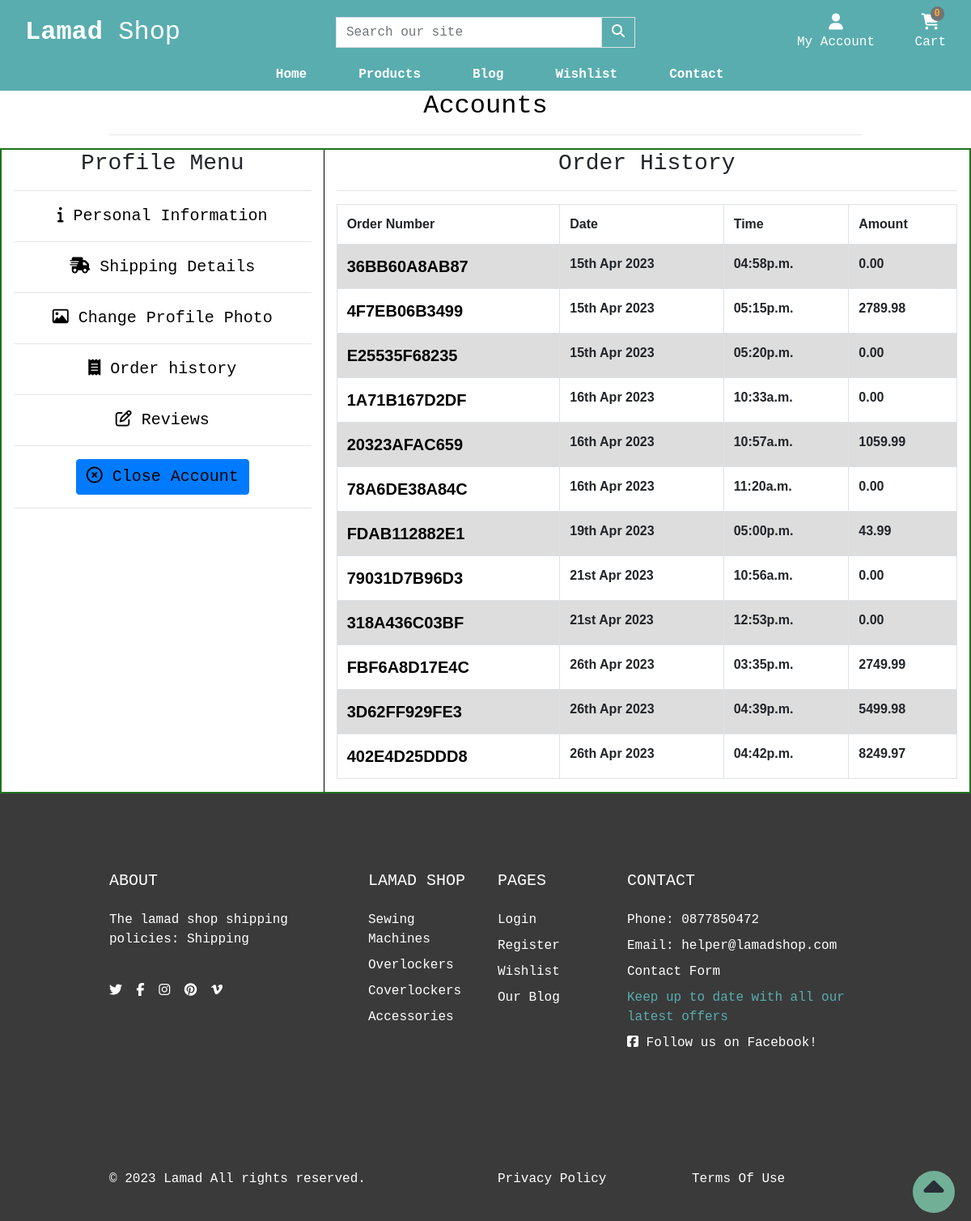
The app's page /account/order_history/ (signed in) with its own data.
### checkout/models.py (models this page shows, shortened)
class Order(models.Model):
    user = models.ForeignKey(CustomUser, on_delete=models.SET_NULL, null=True)
    order_number = models.CharField(max_length=32, null=False, editable=False)
    first_name = models.CharField(max_length=30, null=False, blank=False)
    last_name = models.CharField(max_length=70, null=False, blank=False)
    email = models.EmailField(max_length=200, null=False, blank=False)
    phone_number = models.CharField(max_length=20, null=False, blank=False)
    country = CountryField(blank_label='Country *', null=False, blank=False)
    street_address1 = models.CharField(max_length=80, null=False, blank=False)
    street_address2 = models.CharField(max_length=80, null=True, blank=True)
    town_or_city = models.CharField(max_length=50, null=False, blank=False)
    postcode = models.CharField(max_length=20, null=True, blank=True)
    county = models.CharField(max_length=80, null=True, blank=True)
    date = models.DateTimeField(auto_now_add=True)
    delivery_cost = models.DecimalField(max_digits=6,
                                        decimal_places=2,
                                        null=False, default=0)
    order_total = models.DecimalField(max_digits=10,
                                      decimal_places=2, null=False, default=0)
    grand_total = models.DecimalField(max_digits=10,
                                      decimal_places=2, null=False, default=0)
    original_cart = models.TextField(null=False, blank=False, default='')
    stripe_pid = models.CharField(max_length=254, null=False, blank=False,
                                  default='')
    is_ordered = models.BooleanField(default=False)

### shop/models.py (models this page shows, shortened)
class Category(models.Model):
    name = models.CharField(max_length=100)
    slug = models.SlugField(max_length=100, unique=True)
    friendly_name = models.CharField(max_length=100, null=True, blank=True)
    description = models.TextField(max_length=250, blank=True)
    class Meta:
        verbose_name = 'category'
        verbose_name_plural = 'Categories'
    def get_absolute_url(self):
        return reverse('shop:products_by_category', args=[self.slug])

### account/views.py (the view)
# urls.py: path('order_history/', order_history, name='order_history'),
@login_required
def order_history(request):
    orders = Order.objects.all()
    template = 'account/order_history.html'
    context = {
        'orders': orders
    }
    return render(request, template, context)

### account/templates/account/order_history.html (shortened to what this page needs)
{% extends "base.html" %}
{% load static %}
{% block extra_css %}
    <link rel="stylesheet" href="{% static 'css/profile.css' %}">
{% endblock %}
{% block page_header %}
    <div class="container header-container">
        <div class="row">
            <div class="col text-center">
                <h2 class="text-black">Accounts</h2>
                <hr>
            </div>
        </div>
    </div>
{% endblock %}
{% block content %}
    <div class="container-fluid profile-container justify-content-space-around">
        <div class="row text-center border-guide">
            <div class="col-xs-12 col-md-4 profile-menu-items">
                <h3 class="text-bl">Profile Menu</h3>
                <hr>
                <ul class="profile-menu-list">
                    <li><a href="{% url 'account:profile' %}" class="menu-item active"><i class="fa-solid fa-info"></i> Personal Information</a></li><hr>
                    <li><a href="{% url 'account:shipping_details' %}" class="menu-item"><i class="fa-solid fa-truck-fast"></i> Shipping Details</a></li><hr>
                    <li><a href="{% url 'account:edit_image' user.id %}" class="menu-item"><i class="fa-regular fa-image"></i></i> Change Profile Photo</a></li><hr>
                    <li><a href="{% url 'account:order_history' %}" class="menu-item"><i class="fa-solid fa-receipt"></i> Order history</a></li><hr>
                    <li><a href="{% url 'account:reviews' %}" class="menu-item"><i class="far fa-edit"></i> Reviews</a></li><hr>
                    <li><a href="#" class="menu-item btn btn-primary" data-toggle="modal" data-target="#myCenteredModal"><i class="fa-regular fa-circle-xmark"></i> Close Account</a></li><hr>
                    </ul>
            </div>
            <div class="col-xs-12 col-md-8 order-items">
                <h3 class="text-bl">Order History</h3>
                <hr>
                <table class="table order-table table-bordered">
                    <tr>
                        <th>Order Number</th>
                        <th>Date</th>
                        <th>Time</th>
                        <th>Amount</th>
                    </tr>
                    {% for order in orders %}
                    {% if order.user_id == user.id %}
                    <tr>
                        <th><a href="{% url 'account:order_history_details' order.order_number %}" target="_blank" class="menu-item">{{ order.order_number|slice:":12" }}</a></th>
                        <th>{{ order.date|date:"dS M Y" }}</th>
                        <th>{{ order.date|date:"h:ia"}}</th>
                        <th>{{ order.grand_total}}</th>
                    </tr>
                    {% endif %}
                    {% endfor %}
                </table>
            </div>
        </div>
    </div>
{% endblock %}

### templates/base.html (shortened to what this page needs)
{% load static %}
<!doctype html>
<html lang="en">
  <head>
    {% block corecss %}
    <link rel="stylesheet" href="https://cdn.jsdelivr.net/npm/bootstrap@4.6.2/dist/css/bootstrap.min.css">
    <link rel="stylesheet" href="https://cdn.jsdelivr.net/npm/bootstrap-icons@1.10.3/font/bootstrap-icons.css">
    <link href="{% static 'css/base.css' %}" rel="stylesheet">
    {% endblock %}
    {% block extra_css %}{% endblock %}
  </head>
  <body>
    <header class="container-fluid">
        <div id="topnav" class="row nav-bg-color pt-lg-2 d-none d-lg-flex">
            <div class="col-12 col-lg-4 my-auto py-1 py-lg-0 text-center text-lg-left">
                <a href="{% url 'home:home' %}" class="nav-link main-logo-link">
                  <h2 class="logo-font text-white my-0"><strong>Lamad</strong> Shop</h2>
                </a>
            </div>
            <div class="col-12 col-lg-4 my-auto py-1 py-lg-0">
                <form method="GET" action="{% url 'shop:products' %}">
                    <div class="input-group w-100">
                        <input class="form-control border border-black rounded-0" type="text" name="q" placeholder="Search our site">
                        <div class="input-group-append">
                            <button class="form-control btn nav-bg-color border border-black rounded-0" type="submit" aria-label="Search our products">
                                <span class="icon">
                                    <i class="fas fa-search"></i>
                                </span>
                            </button>
                        </div>
                    </div>
                </form>
            </div>
            <div class="col-12 col-lg-4 my-auto py-1 py-lg-0">
                <ul class="list-inline list-unstyled text-center text-lg-right my-0">
                    <li class="list-inline-item dropdown">
                        <a class="text-sly nav-link" href="#" id="dt-user-options" data-toggle="dropdown" aria-haspopup="true" aria-expanded="false">
                            <div class="text-center">
                                {% if request.user.is_authenticated %}
                                    <div><i class="fas fa-user fa-lg"></i></div>
                                    <p class="my-0 text-white">My Account</p>
                                {% else %}
                                    <div><i class="fas fa-user fa-lg"></i></div>
                                    <p class="my-0 text-white">Login / Sign Up</p>
                                {% endif %}
                            </div>
                        </a>
                    </li>
                    <li class="list-inline-item">
                        <a class="{% if grand_total %}text-info font-weight-bold{% else %}text-white{% endif %} nav-link" href="{% url 'cart:cart' %}">
                            <div class="text-center">
                                <div><span class="position-absolute top-0 left-100 translate-middle badge rounded-pill bg-light my-button">{{ request.session.cart.keys | length }}</span></div>
                                <div><i class="fa-solid fa-cart-shopping fa-lg"></i></div>
                                <p class="my-0 cart-amount">
                                    {% if grand_total %}
                                        ${{ grand_total|floatformat:2 }}
                                    {% else %}
                                        Cart
                                    {% endif %}
                                </p>
                            </div>
                        </a>
                    </li>
                </ul>
            </div>
        </div>
        <div class="row second-nav">
            <nav class="navbar navbar-expand-lg navbar-dark text-sly w-100">
                    {% include 'includes/mobile-top-header.html' %}
                    {% include 'includes/main-nav.html' %}
            </nav>
        </div>
    </header>
    {% block page_header %}
    {% endblock %}
    {% block content %}
    {% endblock %}
    <a href="#" id="to-top" aria-label="move to top of page">
      <span class="move_to_top">
        <i class="fas fa-caret-up"></i>
      </span>
    </a>
     <footer class="footer" style="background: #3a3a3a">
        <div class="py-5">
          <div class="container py-5">
            <div class="row gx-5 gy-4">
              <div class="col-lg-4">
                 <h5 class="text-white text-uppercase mb-4">ABOUT</h5>
                 <p class="text-white">The lamad shop shipping policies: <a href="{% url 'contact:shipping' %}" class='text-white'>Shipping</a></p>
                 <br>
                <ul class="list-inline mb-0">
                  <li class="list-inline-item me-3"><a class="reset-anchor" href="https://twitter.com" target="_blank" rel="noopener" aria-label="Visit our twitter page(opens on a new tab)"><i class="fab fa-twitter"></i></a></li>
                  <li class="list-inline-item me-3"><a class="reset-anchor" href="https://facebook.com" target="_blank" rel="noopener" aria-label="Visit our facebook page(opens on a new tab)"><i class="fab fa-facebook-f"></i></a></li>
                  <li class="list-inline-item me-3"><a class="reset-anchor" href="https://instagram.com" target="_blank" rel="noopener" aria-label="Visit our instagram page(opens on a new tab)"><i class="fab fa-instagram"></i></a></li>
                  <li class="list-inline-item me-3"><a class="reset-anchor" href="https://pinterest.com" target="_blank" rel="noopener" aria-label="Visit our pinterest page(opens on a new tab)"><i class="fab fa-pinterest"></i></a></li>
                  <li class="list-inline-item"><a class="reset-anchor" href="https://vimeo.com" target="_blank" rel="noopener" aria-label="Visit our vimeo page(opens on a new tab)"><i class="fab fa-vimeo-v"></i></a></li>
                </ul>
              </div>
              <div class="col-lg-2 col-md-6">
                <h5 class="text-white text-uppercase mb-4">Lamad Shop</h5>
                <ul class="list-unstyled text-sm fw-normal mb-0">
                  {% for category in menu %}
                  <li class="mb-1 pb-1"><a href="{{ category.get_absolute_url }}" class="reset-anchor">{{category.name}}</a></li>
                  {% endfor %}
                </ul>
              </div>
              <div class="col-lg-2 col-md-6">
                <h5 class="text-white text-uppercase mb-4">Pages</h5>
                <ul class="list-unstyled text-sm fw-normal mb-0">
                  <li class="mb-1 pb-1"> <a class="reset-anchor" href="{% url 'account:signin' %}">Login</a></li>
                  <li class="mb-1 pb-1"> <a class="reset-anchor" href="{% url 'account:register' %}">Register</a></li>
                  <li class="mb-1 pb-1"> <a class="reset-anchor" href="{% url 'wishlist:wish_list' %}">Wishlist</a></li>
                  <li class="mb-1 pb-1"> <a class="reset-anchor" href="{% url 'blog:articles' %}">Our Blog</a></li>
                </ul>
              </div>
              <div class="newsletter col-lg-4">
                <h5 class="text-white text-uppercase mb-4">Contact</h5>
                <ul class="list-unstyled text-sm fw-normal mb-0">
                  <li class="mb-1 pb-1 text-white">Phone: 0877850472</li>
                  <li class="mb-1 pb-1 text-white">Email: helper@lamadshop.com</li>
                  <li class="mb-1 pb-1"><a href="{% url 'contact:contact' %}" class="reset-anchor">Contact Form</a></li>
                  <li class="mb-1 pb-1 text-sly">Keep up to date with all our latest offers</li>
                  <li class="mb-1 pb-1 text-white"><a href="https://www.facebook.com/profile.php?id=100091956826416" target="_blank" rel="noopener" aria-label="Visit us (opens on a new tab)"><i class="fab fa-facebook-square"></i> Follow us on Facebook!</a></li>
                </ul>
              </div>
            </div>
          </div>
        </div>
        <div class="copyrights py-4" style="background: #3a3a3a">
          <div class="container py-3">
            <div class="row align-items-center gy-3">
              <div class="col-md-6">
                <p class="mb-0 text-sm fw-normal text-white">&copy; 2023 <a class="reset-anchor text-white" href="{% url 'home:home' %}">Lamad</a> All rights reserved.</p>
              </div>
              <div class="col-md-3">
                <p class="mb-0 text-sm fw-normal text-sly"><a class="reset-anchor text-white" href="{% url 'home:privacy' %}">Privacy Policy</a></p>
              </div>
              <div class="col-md-3">
                <p class="mb-0 text-sm fw-normal text-sly"><a class="reset-anchor text-white" href="{% url 'home:terms' %}">Terms Of Use</a></p>
              </div>
            </div>
          </div>
        </div>
      </footer>
  </body>
</html>

### records on screen
Order: order_number "36BB60A8AB87", date "15th Apr 2023", date "04:58p.m.", grand_total "0.00"
Order: order_number "4F7EB06B3499", date "15th Apr 2023", date "05:15p.m.", grand_total "2789.98"
Order: order_number "E25535F68235", date "15th Apr 2023", date "05:20p.m.", grand_total "0.00"
Order: order_number "1A71B167D2DF", date "16th Apr 2023", date "10:33a.m.", grand_total "0.00"
Order: order_number "20323AFAC659", date "16th Apr 2023", date "10:57a.m.", grand_total "1059.99"
Order: order_number "78A6DE38A84C", date "16th Apr 2023", date "11:20a.m.", grand_total "0.00"
Order: order_number "FDAB112882E1", date "19th Apr 2023", date "05:00p.m.", grand_total "43.99"
Order: order_number "79031D7B96D3", date "21st Apr 2023", date "10:56a.m.", grand_total "0.00"
Order: order_number "318A436C03BF", date "21st Apr 2023", date "12:53p.m.", grand_total "0.00"
Order: order_number "FBF6A8D17E4C", date "26th Apr 2023", date "03:35p.m.", grand_total "2749.99"
Order: order_number "3D62FF929FE3", date "26th Apr 2023", date "04:39p.m.", grand_total "5499.98"
Order: order_number "402E4D25DDD8", date "26th Apr 2023", date "04:42p.m.", grand_total "8249.97"
Category: name "Sewing Machines"
Category: name "Overlockers"
Category: name "Coverlockers"
Category: name "Accessories"

### other values on screen
{{ request.session.cart.keys | length }} "0"
